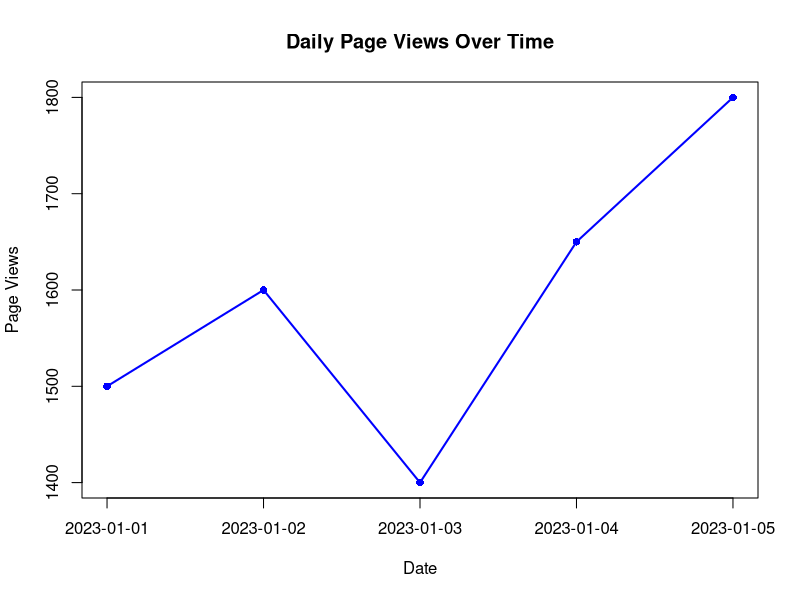

R code for this plot:
# Website Traffic Data
date <- c("2023-01-01","2023-01-02","2023-01-03",
          "2023-01-04","2023-01-05")

page_views <- c(1500,1600,1400,1650,1800)

# Line Chart
plot(page_views,
     type="o",
     xaxt="n",
     col="blue",
     lwd=2,
     pch=16,
     main="Daily Page Views Over Time",
     xlab="Date",
     ylab="Page Views")

axis(1, at=1:5, labels=date)
